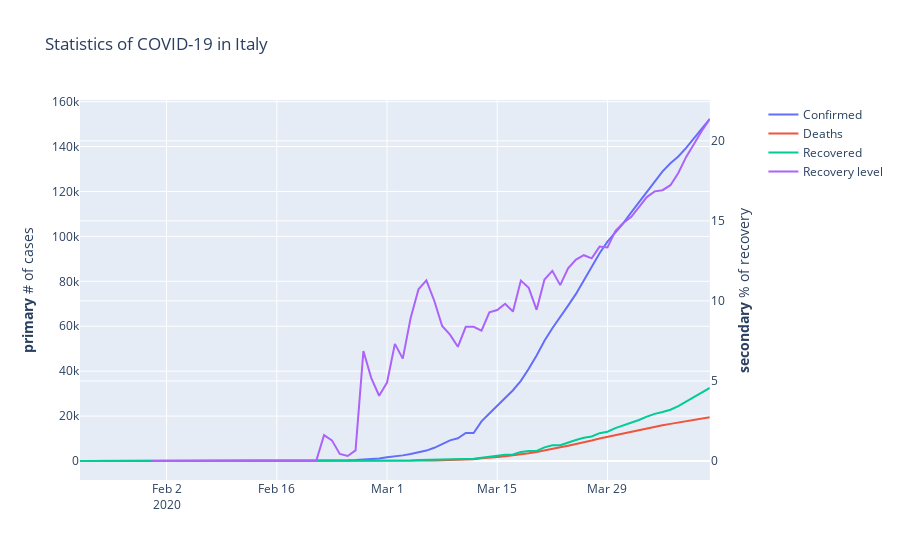

Here is the notebook cell this chart was saved with:
### Markdown cell above
#### Вывод: по Китаю видно, что вирус остановился, когда прирост заболевших стал падать, т.е. лекарства и мед.аппараты скорее всего не играют решающей роли в победе над вирусом, сейчас нужно только остановить распространение. В России еще идет рост вируса, как в первое время в Китае, пока не вели жесткие ограничения, посмотрим, как ситуация поменяется в ближайшую неделю, а еще посмотрим Италию, в которой уже введены жесткие меры:

### Code cell
create_plotly_with_secondary_axis(create_df_for_plotly_w_secondary(df_corona, 'Italy'), 'Italy')
